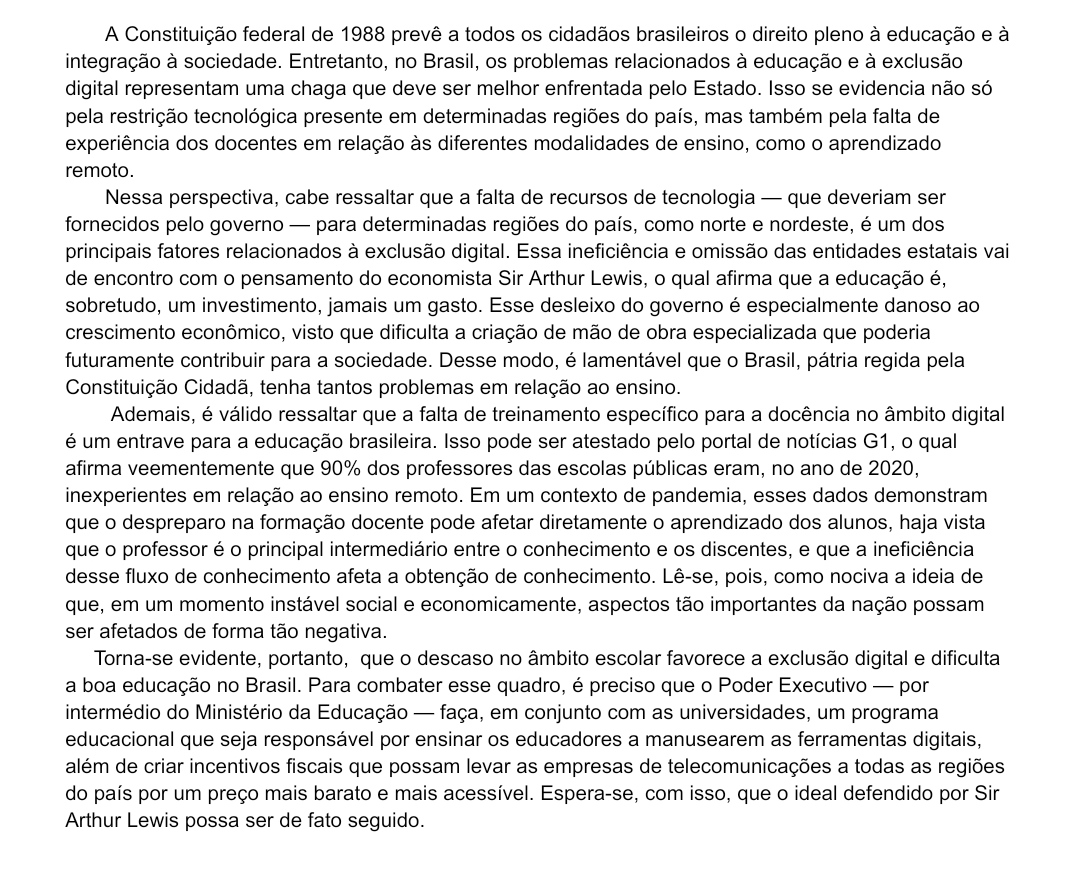
#> input picture imgRedacao1.jpg, 1080 x 874 px
$ python main.py
#> lines starting #> are read from the running program, lines starting #| are printed output that depends on the picture; after the words box and inside, x2 and y2 are one past the last pixel; in counts of white or black regions, pixels touching at a corner belong together
import cv2

imagens = ["imgRedacao1.jpg", "imgRedacao2.jpg"]

for nome_imagem in imagens:
    imagem = cv2.imread(nome_imagem)
#> imagem is the input picture: shape (874, 1080, 3); min 0, max 255, mean 229.8

    if imagem is None:
        print(f"Erro ao carregar a imagem {nome_imagem}.")
        continue

    cinza = cv2.cvtColor(imagem, cv2.COLOR_BGR2GRAY)

    _, binaria = cv2.threshold(cinza, 127, 255, cv2.THRESH_BINARY)
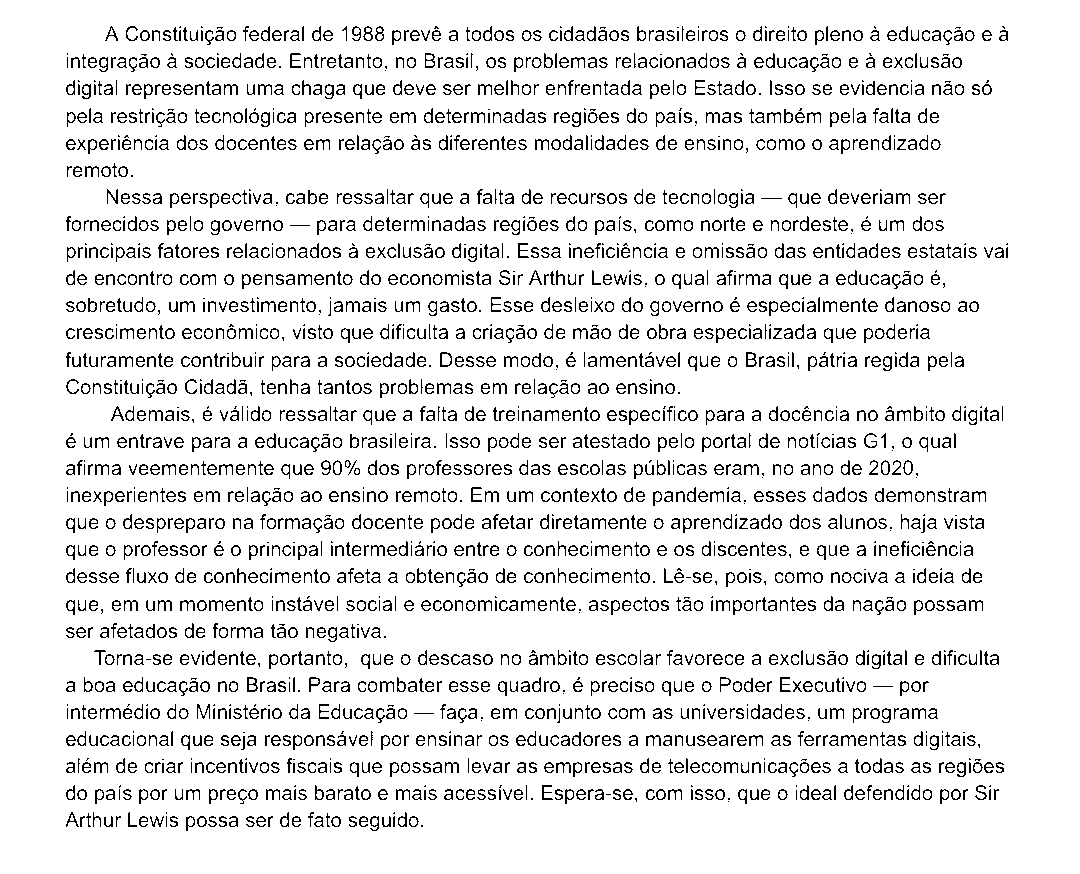
#> binaria: shape (874, 1080); 90.2% white; black in thin lines or dots, all inside (x1, y1, x2, y2) = (66, 26, 1008, 831)

    contornos, _ = cv2.findContours(binaria, cv2.RETR_EXTERNAL, cv2.CHAIN_APPROX_SIMPLE)
#> contornos = [[[0, 0], [0, 873], [1079, 873], [1079, 0]]]

    cv2.imshow(f"Imagem Original - {nome_imagem}", imagem.copy())
    cv2.waitKey(0)

    print(f"Contornos encontrados em {nome_imagem}: {len(contornos)}")
#| Contornos encontrados em imgRedacao1.jpg: 1

    for contorno in contornos:
        x, y, w, h = cv2.boundingRect(contorno)
        if w > 20 and h > 10:
            cv2.rectangle(imagem, (x, y), (x + w, y + h), (0, 255, 0), 10)
#> this loop made 1 pass
#> (contorno, x, y, w, h) on pass 1: ([[0, 0], [0, 873], [1079, 873], [1079, 0]], 0, 0, 1080, 874)
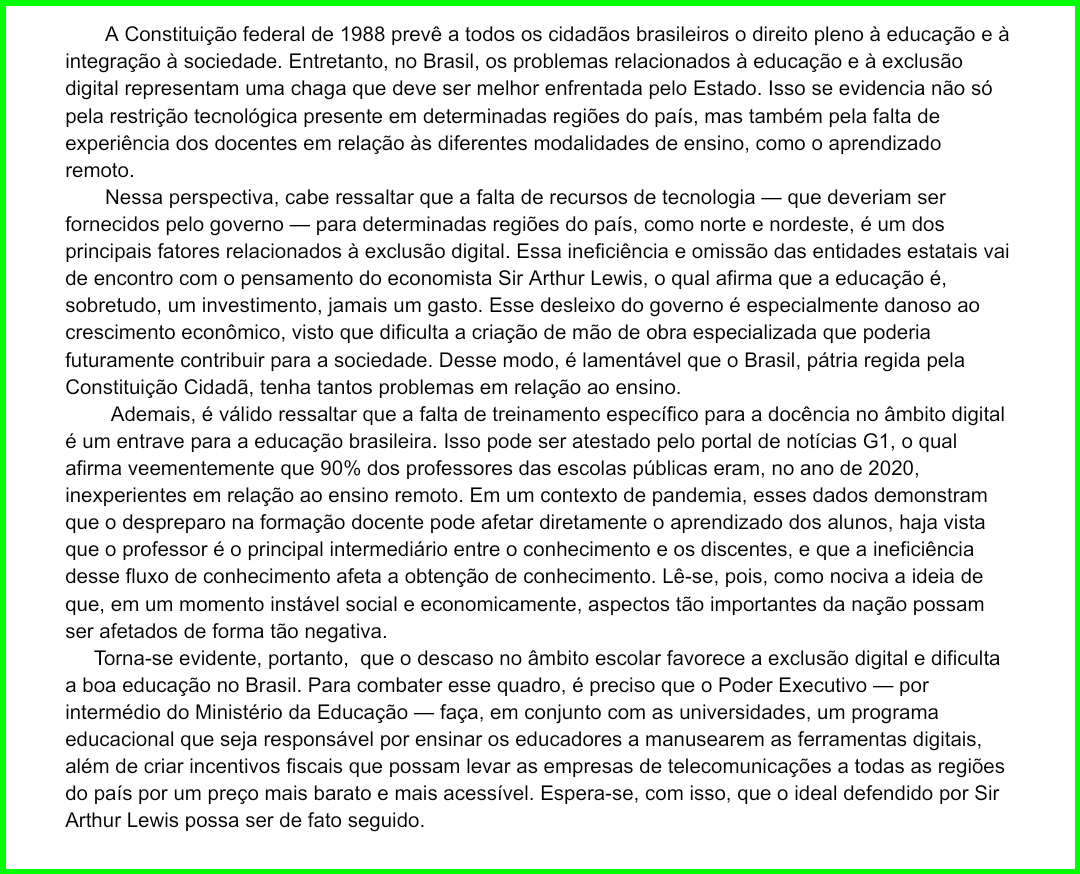
#> imagem: shape (874, 1080, 3); 2.26% of pixels changed, all inside (x1, y1, x2, y2) = (0, 0, 1080, 874)

    cv2.imshow(f"Texto Detectado - {nome_imagem}", imagem)
    cv2.waitKey(0)

    nome_saida = f"resultado_{nome_imagem}"
    cv2.imwrite(nome_saida, imagem)
    print(f"Resultado salvo como {nome_saida}")
#> pass 2 of the loop `for nome_imagem in imagens:`:
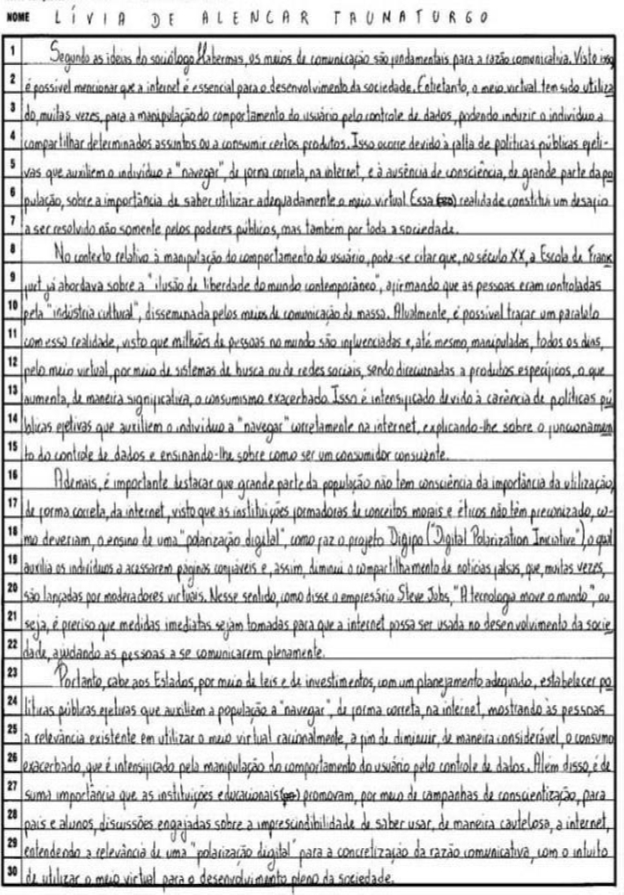
#> input picture imgRedacao2.jpg, 624 x 895 px
#> imagem is the input picture: shape (895, 624, 3); min 0, max 255, mean 214.3
#> cinza: shape (895, 624)
#> `_, binaria = cv2.threshold(cinza, 127, 255, cv2.THRESH_BINARY)`:
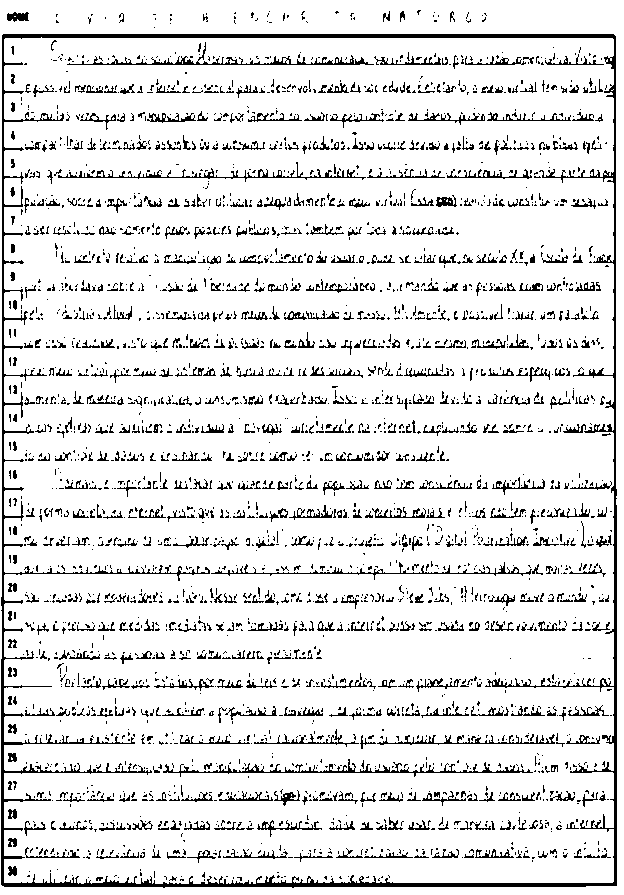
#> binaria: shape (895, 624); 88.9% white; black in thin lines or dots
#> contornos = [[[0, 0], [0, 894], [623, 894], [623, 0]]]
#| Contornos encontrados em imgRedacao2.jpg: 1
#> the loop `for contorno in contornos:` made 1 pass
#> (contorno, x, y, w, h) on pass 1: ([[0, 0], [0, 894], [623, 894], [623, 0]], 0, 0, 624, 895)
#> after the loop `for contorno in contornos:`:
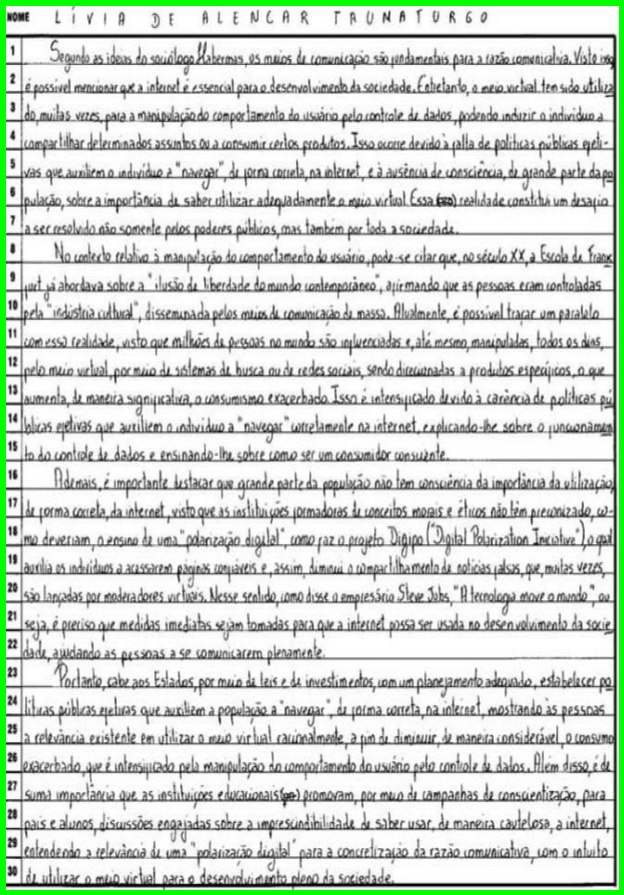
#> imagem: shape (895, 624, 3); 2.97% of pixels changed, all inside (x1, y1, x2, y2) = (0, 0, 624, 895)

cv2.destroyAllWindows()
